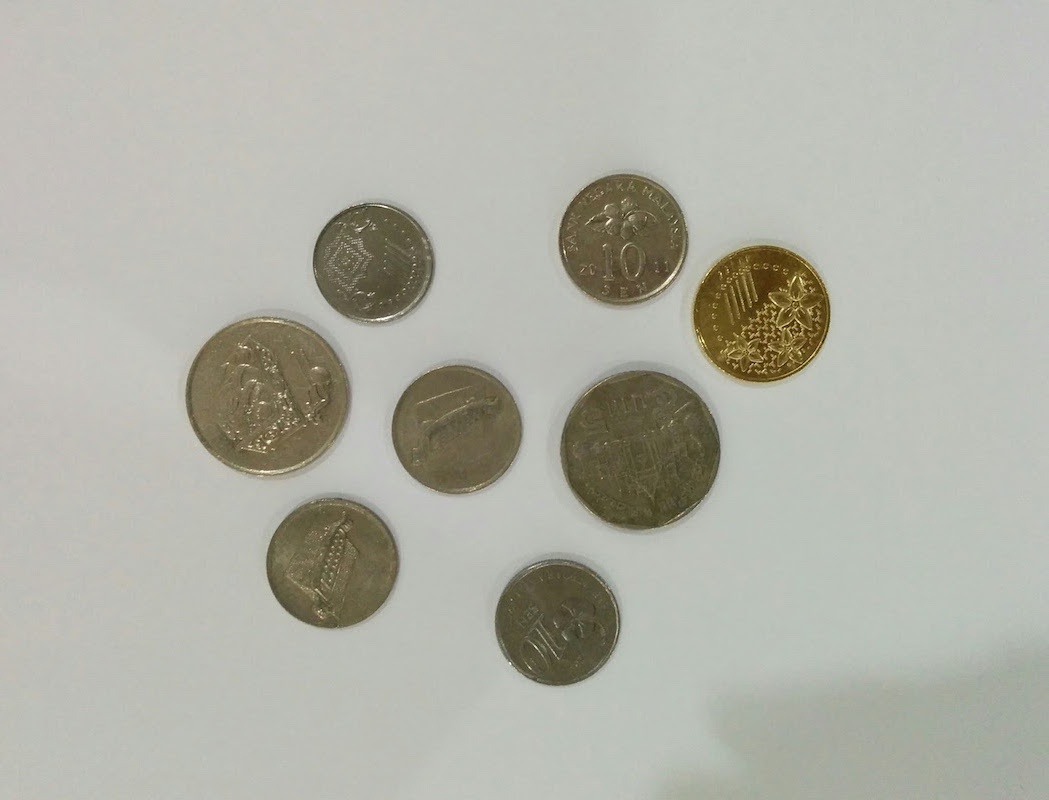
#> input picture img/coins.jpg, 1049 x 800 px
$ python crop.py --image img/coins.jpg
#> lines starting #> are read from the running program, lines starting #| are printed output that depends on the picture
import numpy as np
import argparse
import cv2

ap = argparse.ArgumentParser()
ap.add_argument("-i", "--image", required = True, help = "Path to the image")
args = vars(ap.parse_args())

image = cv2.imread(args["image"])
#> image is the input picture: shape (800, 1049, 3); mean B, G, R 166.9, 177, 176.6
cv2.imshow("Original", image)

cropped=image[30:120, 240:335]
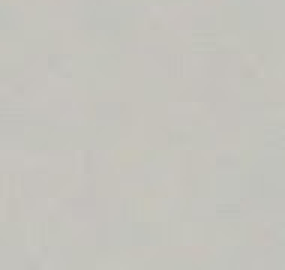
#> cropped: shape (90, 95, 3) (shown 3 times larger); mean B, G, R 187.9, 194.3, 195.8
cv2.imshow("T-Rex Face", cropped)
cv2.waitKey(0)
